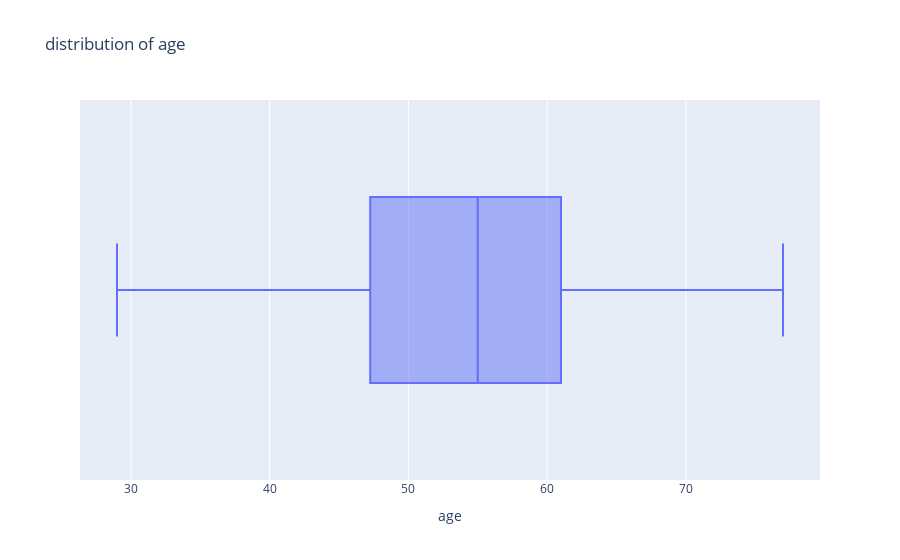

Write notebook code for a chart like this one.
### Code cell
# boxplot represent presence or absence of outliers
fig = px.box(df, x = "age", title = "distribution of age")
fig.show()

### Figure 1 — Plotly figure (JSON) as saved in the notebook; plotly's stock layout.template omitted (floating-point values rounded to 4 significant figures; data arrays with more than 128 entries replaced by an {"elided": "..."} marker saying what was removed)
{"data": [{"alignmentgroup": "True", "hovertemplate": "age=%{x}<extra></extra>", "legendgroup": "", "marker": {"color": "#636efa"}, "name": "", "notched": false, "offsetgroup": "", "orientation": "h", "showlegend": false, "type": "box", "x": {"elided": "303 int values"}, "x0": " ", "xaxis": "x", "y0": " ", "yaxis": "y"}], "layout": {"boxmode": "group", "legend": {"tracegroupgap": 0}, "title": {"text": "distribution of age"}, "xaxis": {"anchor": "y", "domain": [0, 1], "title": {"text": "age"}}, "yaxis": {"anchor": "x", "domain": [0, 1]}}}
